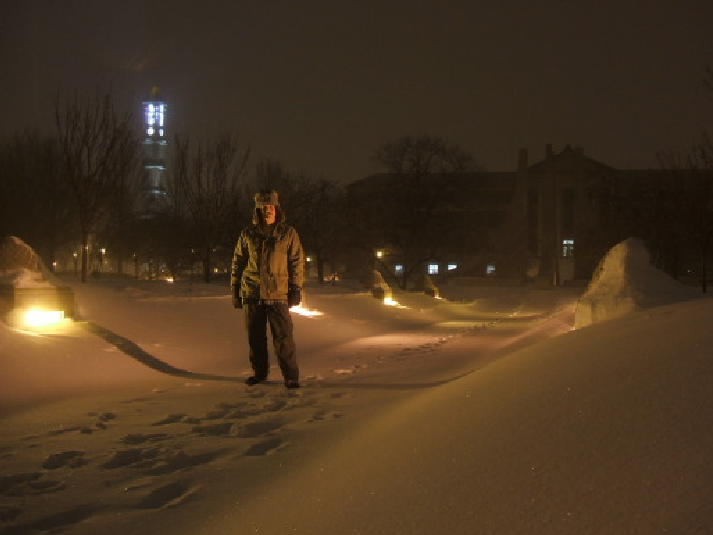
//> input picture snow.png, 713 x 535 px
$ ./main snow.png 4 778x1036   (built with g++ and OpenCV 4)
//> lines starting //> are read from the running program, lines starting //| are printed output that depends on the picture
/*
OpenCV (C++) Implemantation of "Image enhancement with the application of local and global enhancement methods for dark images" by
Singh et. al https://ieeexplore.ieee.org/document/8071892
This implementation includes parallel version which uses OpenMP
Author: Batuhan HANGÜN

Compilation:
g++ -g -Wall -o main main.cpp `pkg-config --cflags --libs opencv4` -fopenmp

Execution:
./main <imagename> [threads] [size]
./main snow.png 4 778x1036
*/

#include <opencv2/opencv.hpp>
#include <opencv2/core/core.hpp>
#include <opencv2/highgui/highgui.hpp>
#include <iostream>
#include <string>
#include <cstdlib>
#include <cstdio>
#include <unistd.h>
#include <new>
#include <chrono>
#include <omp.h>
#include <fstream>
#include <math.h>
#include <limits>
#include <sstream>

#define FILTERSIZE 5

/* Blurring Mask */
const int Filter[5][5] = {
	{1,4,6,4,1},
	{4,16,24,16,4},
	{6,24,36,24,6},
	{4,16,24,16,4},
	{1,4,6,4,1},
};
const int sumOfElementsInFilter = 256;


//Parallel Implementations(1st-OpenMP, 2nd-POSSIX Threads(tentative), 3rd-CUDA(tentative))
void rgbToHsvPar(cv::Mat inputImage, cv::Mat outputImage);
void imageBlurPar(cv::Mat inputImage, cv::Mat outputImage, const int Kernel[FILTERSIZE][FILTERSIZE]);
void subtractImagePar(cv::Mat inputImage1, cv::Mat inputImage2, cv::Mat outputImage);
void sharpenImagePar(cv::Mat inputImage1, cv::Mat inputImage2, cv::Mat outputImage);
void histogramCalcPar(const cv::Mat inputImage, unsigned int imHistogram[]);
void histogramEqualPar(const cv::Mat inputImage, cv::Mat outputImage, const unsigned int imHistogram[]);
void hsvToRgbPar(cv::Mat inputImage, cv::Mat outputImage);
std::string getexepath();
void histogramCalcAndEqualPar(const cv::Mat inputImage, cv::Mat outputImage);

// 解析尺寸字符串 (如 "778x1036")
bool parseSize(const std::string& sizeStr, int& width, int& height) {
    size_t xPos = sizeStr.find('x');
    if (xPos == std::string::npos) {
        return false;
    }

    try {
        width = std::stoi(sizeStr.substr(0, xPos));
        height = std::stoi(sizeStr.substr(xPos + 1));
        return true;
    } catch (const std::exception&) {
        return false;
    }
}

// 檢查圖像是否有效
bool isImageValid(const cv::Mat& image) {
    return !image.empty() && image.rows > 0 && image.cols > 0;
}

int main(int argc, char const *argv[])
{
    if (argc < 2) {
        std::cout << "Usage: ./main <imagename> [threads] [size]" << std::endl;
        std::cout << "Examples:" << std::endl;
        std::cout << "  ./main snow.png                  - Run with default threads (all) and original size" << std::endl;
        std::cout << "  ./main snow.png 4                - Run with 4 threads and original size" << std::endl;
        std::cout << "  ./main snow.png 4 778x1036       - Run with 4 threads and resize to 778x1036" << std::endl;
        exit(EXIT_FAILURE);
    }

    std::cout << "Current working directory: " << getexepath() << std::endl;

    // 解析執行緒數量參數
    int numthread = omp_get_max_threads(); // 預設使用最大執行緒數
    if (argc >= 3) {
        try {
            numthread = std::stoi(argv[2]);
            if (numthread <= 0) {
                numthread = omp_get_max_threads();
                std::cout << "Invalid thread count, using " << numthread << " threads." << std::endl;
            }
        } catch (const std::exception&) {
            std::cout << "Invalid thread count, using " << numthread << " threads." << std::endl;
        }
    }

    // 讀取原始圖像
    cv::Mat originalImage = cv::imread(argv[1], cv::IMREAD_UNCHANGED);
//> originalImage is the input picture: 535 rows x 713 cols, CV_8UC3; mean B, G, R 32.2, 53.1, 72.5

    // 檢查圖像是否正確讀取
    if (!isImageValid(originalImage)) {
        std::cerr << "Error: Could not read image " << argv[1] << std::endl;
        exit(EXIT_FAILURE);
    }

    // 解析大小參數並調整圖像大小（如果有指定）
    cv::Mat inputImage = originalImage;
    std::string sizeStr = "original";

    if (argc >= 4) {
        int width, height;
        if (parseSize(argv[3], width, height)) {
//> width = 778; height = 1036
            sizeStr = argv[3];
//> sizeStr = "778x1036"
            cv::resize(originalImage, inputImage, cv::Size(width, height));
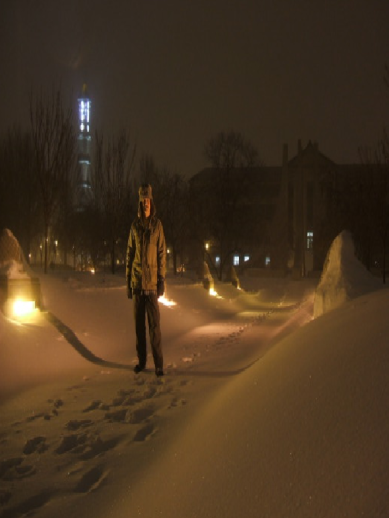
//> inputImage: 1036 rows x 778 cols, CV_8UC3 (shown at 1/2 size); mean B, G, R 32.1, 53, 72.4
            std::cout << "Resized input image to " << width << "x" << height << std::endl;
//| Resized input image to 778x1036
        } else {
            std::cout << "Invalid size format, using original size: "
                      << originalImage.cols << "x" << originalImage.rows << std::endl;
        }
    } else {
        std::cout << "Using original size: " << originalImage.cols << "x" << originalImage.rows << std::endl;
    }

    // 設置執行緒數量
    omp_set_num_threads(numthread);
    std::cout << "Using " << numthread << " threads." << std::endl;

    // 優化檔案名處理
    std::string filename = argv[1];
//> filename = "snow.png"
    size_t last_slash_pos = filename.find_last_of("/\\");
//> last_slash_pos = -1
    if (last_slash_pos != std::string::npos) {
        filename = filename.substr(last_slash_pos + 1);
    }

    size_t dot_pos = filename.find_last_of(".");
//> dot_pos = 4
    std::string basename = filename.substr(0, dot_pos);
//> basename = "snow"
    std::string extension = filename.substr(dot_pos);
//> extension = ".png"

    std::string sizemodifier = std::to_string(inputImage.rows) + "_" + std::to_string(inputImage.cols);
    std::string threadModifier = "_t" + std::to_string(numthread);
    std::string outimagename = basename + "_" + sizemodifier + threadModifier + extension;
//> outimagename = "snow_1036_778_t4.png"
    std::cout << "Output image file name: " << outimagename << std::endl;
//| Output image file name: snow_1036_778_t4.png

    // 創建CSV結果文件
    std::string resultpath = basename + "_" + sizeStr + "_threads" + std::to_string(numthread) + ".csv";
//> resultpath = "snow_778x1036_threads4.csv"
    std::ofstream outFile;
    outFile.open(resultpath);
    outFile << "Image,Size,Threads,RGBtoHSV,Image Blur,Image Subtraction,Image Sharpening,"
            << "Histogram Processing,HSVtoRGB,Total Time" << std::endl;

    // STEP 1 - COLORSPACE CONVERSION
    // Image was converted into HSV colorspace and V(Luminance component) channel of HSV image is used for local and global enhancement

    cv::Mat outputImage = inputImage.clone(); //Output image Parallel

    //Converting image from RGB to HSV colorspace
    cv::Mat inputImageHsv = inputImage.clone();

    auto start = std::chrono::high_resolution_clock::now();
    auto end = std::chrono::high_resolution_clock::now();
    auto timeEllap1 = (end - start);
    auto timeEllap2 = (end - start);
    auto timeEllap3 = (end - start);
    auto timeEllap4 = (end - start);
    auto timeEllap5 = (end - start);
    auto timeEllap6 = (end - start);
    auto timeEllap7 = (end - start);
    int numIter = 10; // 減少迭代次數，特別是對大圖像

    for(int i = 0; i < numIter; ++i){
        start = std::chrono::high_resolution_clock::now();
        rgbToHsvPar(inputImage, inputImageHsv);
        end = std::chrono::high_resolution_clock::now();
        timeEllap1 += (end - start);
    }
    timeEllap1 /= numIter;

    std::cout << "RGB to HSV Colorspace Conversion Processing Time for "  << inputImage.rows << " X " << inputImage.cols <<
    " image " << "by using " << numthread << " thread(s) " << "is " <<  std::chrono::duration <double, std::milli> (timeEllap1).count()
    << " ms..." << std::endl;

    //Splitting V channel for later use
    cv::Mat inputImageHsvChannels[3];
    cv::split(inputImageHsv, inputImageHsvChannels);

    cv::Mat inputImageH = inputImageHsvChannels[0];
    cv::Mat inputImageS = inputImageHsvChannels[1];
    cv::Mat inputImageV = inputImageHsvChannels[2];

    // STEP 2 - LOCAL ENHANCEMENT
    // 1.Blurring of the image
    // 2.Subtracting the blurred image from the original image to make the mask
    // 3.Adding mask to the original image(Sharpening the image)

    cv::Mat blurredImage = inputImageV.clone();
    cv::Mat imageMask = inputImageV.clone();

    cv::Mat sharpenedImage(inputImageV.rows, inputImageV.cols, CV_8UC1);

    for(int i = 0; i < numIter; ++i){
        start = std::chrono::high_resolution_clock::now();
        imageBlurPar(inputImageV, blurredImage, Filter);
        end = std::chrono::high_resolution_clock::now();
        timeEllap2 += (end - start);
    }
    timeEllap2 /= numIter;

    std::cout << "Image Blur Processing Time for "  << inputImage.rows << " X " << inputImage.cols <<
    " image " << "by using " << numthread << " thread(s) " << "is " <<  std::chrono::duration <double, std::milli> (timeEllap2).count()
    << " ms..." << std::endl;

    //Subtracting the Blurred Image from the Original Image

    for(int i = 0; i < numIter; ++i){
        start = std::chrono::high_resolution_clock::now();
        subtractImagePar(inputImageV, blurredImage, imageMask);
        end = std::chrono::high_resolution_clock::now();
        timeEllap3 += (end - start);
    }
    timeEllap3 /= numIter;

    std::cout << "Image Subtracting Processing Time for "  << inputImageV.rows << " X " << inputImageV.cols <<
    " image by using "  << numthread << " thread(s) " << "is " <<  std::chrono::duration <double, std::milli> (timeEllap3).count()  << " ms..." << std::endl;

    for(int i = 0; i < numIter; ++i){
        start = std::chrono::high_resolution_clock::now();
        sharpenImagePar(inputImageV, imageMask, sharpenedImage);
        end = std::chrono::high_resolution_clock::now();
        timeEllap4 += (end - start);
    }
//> this loop made 10 passes
//> pass 1, `sharpenImagePar(inputImageV, imageMask, sharpenedImage);`:
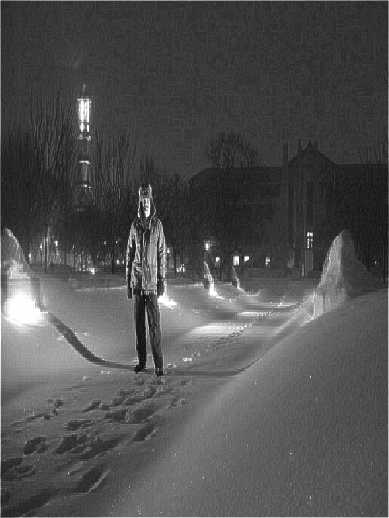
//> sharpenedImage: 1036 rows x 778 cols, CV_8UC1 (shown at 1/2 size); min 13, max 255, mean 79.6
    timeEllap4 /= numIter;

    std::cout << "Image Sharpening Processing Time for "  << inputImageV.rows << " X " << inputImageV.cols <<
    " image by using "  << numthread << " thread(s) " << "is " <<  std::chrono::duration <double, std::milli> (timeEllap4).count()  << " ms..." << std::endl;

    // STEP 3 - GLOBAL ENHANCEMENT
    // Histogram Calculation and Equalization (Combined)
    cv::Mat locallyEnhancedImage = sharpenedImage.clone();
    cv::Mat locallyEnhancedImageTemp = sharpenedImage.clone();//Temp val for time eval

    cv::Mat globallyEnhancedImage = locallyEnhancedImage.clone();
    cv::Mat globallyEnhancedImageTemp = locallyEnhancedImage.clone();//Temp val for time eval

    // 執行處理（單次，無計時）
    histogramCalcAndEqualPar(locallyEnhancedImage, globallyEnhancedImage);
//> after the loop in histogramCalcAndEqualPar, `for(int i=0; i<inputImage.rows; ++i)`: imHistogram = 256 values, max 21746 at index 51, min 0 at index 0, mean 3148.5
//> after the loop in histogramCalcAndEqualPar, `for(int i = 0; i < 256; ++i)`: cumDistFunc = 256 values, max 0.027 at index 51, min 0 at index 0, mean 0.00391
//> the loop in histogramCalcAndEqualPar, `for(int i = 0; i < 256; i++)` made 256 passes
//> sumProb on passes 1 to 3: 0, 0, 0
//> after the loop in histogramCalcAndEqualPar, `for(int i = 0; i < 256; i++)`: sumProb = 1; transFunc = 256 values from 0 to 254

    // 時間評估 - 合併的直方圖計算和均衡化
    auto timeEllapHistogram = (end - start); // 初始化為 0
    for(int i = 0; i < numIter; ++i){
        start = std::chrono::high_resolution_clock::now();
        histogramCalcAndEqualPar(locallyEnhancedImageTemp, globallyEnhancedImageTemp);
        end = std::chrono::high_resolution_clock::now();
        timeEllapHistogram += (end - start);
    }
    timeEllapHistogram /= numIter;

    std::cout << "Combined Histogram Calculation and Equalization Processing Time for "
             << inputImageV.rows << " X " << inputImageV.cols
             << " image by using " << numthread << " threads is "
             << std::chrono::duration<double, std::milli>(timeEllapHistogram).count()
             << " ms..." << std::endl;

    // 為了與原始程式碼保持相容性，我們需要保留原始的 timeEllap5 和 timeEllap6
    // 可以人為地將合併後的時間分配至這兩個變數
    // 分配比例可以是 50/50 或基於您的實驗結果設定其他比例

    // 假設將總時間的 50% 分配給 timeEllap5，另 50% 分配給 timeEllap6
    timeEllap5 = timeEllapHistogram / 2;
    timeEllap6 = timeEllapHistogram / 2;

    std::cout << "Estimated Histogram Calculation Time: "
             << std::chrono::duration<double, std::milli>(timeEllap5).count()
             << " ms" << std::endl;
    std::cout << "Estimated Histogram Equalization Time: "
             << std::chrono::duration<double, std::milli>(timeEllap6).count()
             << " ms" << std::endl;

    // Merging of enhanced H band and S, V bands
    cv::Mat channels[3] = {inputImageH, inputImageS, globallyEnhancedImage};
    cv::merge(channels, 3, outputImage);
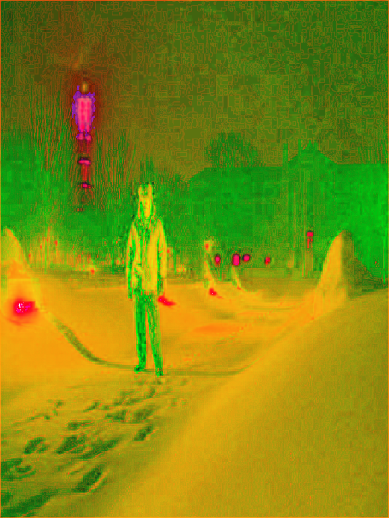
//> outputImage: 1036 rows x 778 cols, CV_8UC3 (shown at 1/2 size); mean B, G, R 15.7, 137, 128.3
    cv::Mat outputImageTemp = outputImage.clone();//Temp val for time eval

    //Creating results
    hsvToRgbPar(outputImage, outputImage);
//> the loop in hsvToRgbPar, `for(int i = 0; i < nRows; ++i)` made 1 pass
//> (imHval, imSval, imVval, C, X, m) on pass 1: (28, 0.553, 0.996, 0.551, 0.257, 0.445)
//> after the loop in hsvToRgbPar, `for(int i = 0; i < nRows; ++i)`: imHval = 28; imSval = 0.553; imVval = 0.996; C = 0.551; X = 0.257; m = 0.445; Rn = 254; Gn = 179; Bn = 113
    cv::imwrite(outimagename, outputImage);

    //Time Evaluation
    for(int i = 0; i < numIter; ++i){
        start = std::chrono::high_resolution_clock::now();
        hsvToRgbPar(outputImageTemp, outputImageTemp);
        end = std::chrono::high_resolution_clock::now();
        timeEllap7 += (end - start);
    }
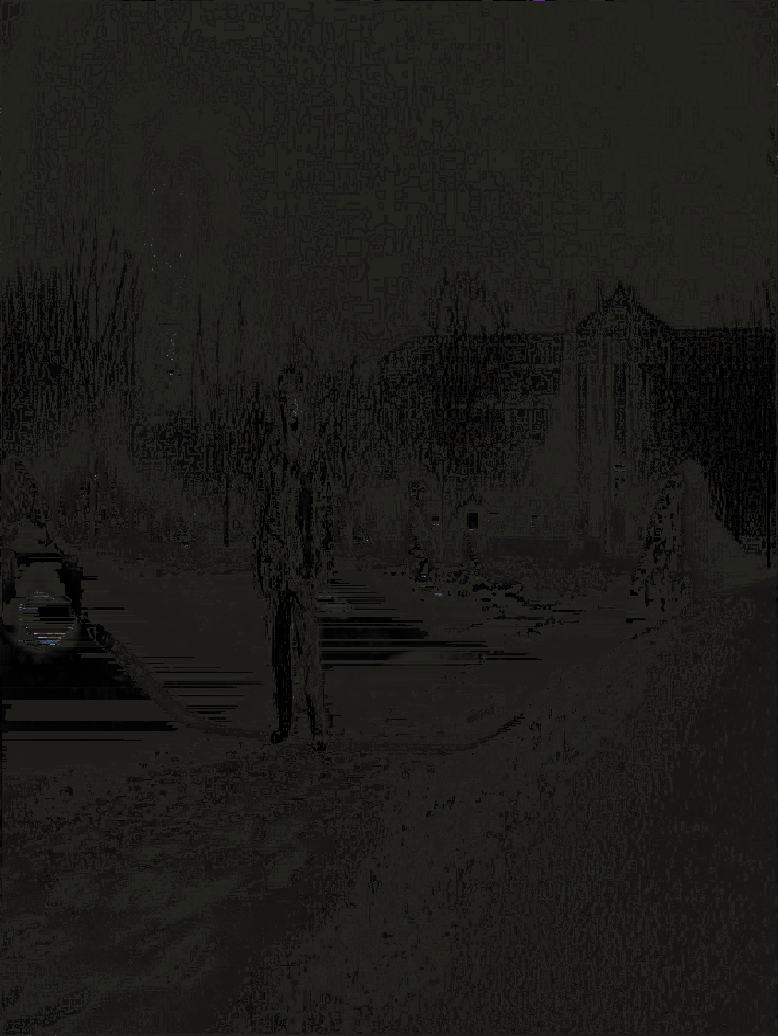
//> outputImageTemp: 1036 rows x 778 cols, CV_8UC3; mean B, G, R 24.3, 27.4, 27.9
    timeEllap7 /= numIter;

    std::cout << "HSV to RGB Colorspace Conversion Processing Time for "  << inputImageV.rows << " X " << inputImageV.cols <<
    " image by using " << numthread << " threads is "  <<  std::chrono::duration <double, std::milli> (timeEllap7).count()
    << " ms..." << std::endl;

    auto totalTime = timeEllap1 + timeEllap2 + timeEllap3 + timeEllap4 + timeEllapHistogram + timeEllap7;

    std::cout << "Total Processing Time for "  << inputImageV.rows << " X " << inputImageV.cols <<
    " image by using " << numthread << " threads is "  <<  std::chrono::duration <double, std::milli> (totalTime).count() << " ms..." << std::endl;

    auto t1 = std::chrono::duration <double, std::milli> (timeEllap1).count();
    auto t2 = std::chrono::duration <double, std::milli> (timeEllap2).count();
    auto t3 = std::chrono::duration <double, std::milli> (timeEllap3).count();
    auto t4 = std::chrono::duration <double, std::milli> (timeEllap4).count();
    auto t5 = std::chrono::duration <double, std::milli> (timeEllap5).count();
    auto t6 = std::chrono::duration <double, std::milli> (timeEllap6).count();
    auto t7 = std::chrono::duration <double, std::milli> (timeEllap7).count();
    auto t8 = std::chrono::duration <double, std::milli> (totalTime).count();

    // 寫入結果到CSV文件
    outFile << basename << ","
           << inputImage.cols << "x" << inputImage.rows << ","
           << numthread << ","
           << t1 << ","
           << t2 << ","
           << t3 << ","
           << t4 << ","
           << std::chrono::duration <double, std::milli> (timeEllapHistogram).count() << ","
           << t7 << ","
           << t8 << std::endl;

    outFile.close();

    return 0;
}

// 保持原始實現函數不變
void rgbToHsvPar(cv::Mat inputImage, cv::Mat outputImage)
{
    // 原始代碼，未更改
	double redSc = 0, greenSc = 0, blueSc = 0; //Scaled R, G, B values of current pixel
	double h = 0, s = 0, v = 0; //R, G, B values of current pixel
	double cmin = 0, cmax = 0; //Min and max dummy variables
	double delta = 0; //Difference between min and max

	int nRows = inputImage.rows;
	int nCols = inputImage.cols;

	#pragma omp parallel for shared(inputImage, outputImage, nRows, nCols) private(h, s, v, redSc, greenSc, blueSc, cmin, cmax, delta)
	for(int i = 0; i < nRows; ++i){
		for(int j = 0; j < nCols; ++j){
			redSc = inputImage.at<cv::Vec3b>(i,j)[2] / 255.;
			greenSc = inputImage.at<cv::Vec3b>(i,j)[1] / 255.;
			blueSc = inputImage.at<cv::Vec3b>(i,j)[0] / 255.;

			cmin = std::min(std::min(redSc, greenSc), blueSc);
			cmax =  std::max(std::max(redSc, greenSc), blueSc);
			delta = cmax - cmin;
			if(!delta){
				h = 0.;
				s = 0.;
				v = cmax * 255.;
			}
			else{
				if(cmax == redSc)
				h = 60. * ((greenSc - blueSc)/delta);

				if(cmax == greenSc)
				h = 120 + (60. * (((blueSc - redSc)/delta)));

				if(cmax == blueSc)
				h = 240 + (60. * (((redSc - greenSc)/delta)));

				if(h < 0)
				h += 360;

				h = (h/2);
				v = cmax* 255.;
				s = ((cmax==0)?0:((delta/cmax)*255.));

				outputImage.at<cv::Vec3b>(i,j)[0] = h;
				outputImage.at<cv::Vec3b>(i,j)[1] = s;
				outputImage.at<cv::Vec3b>(i,j)[2] = v;
			}
		}
	}
}

void imageBlurPar(cv::Mat inputImage, cv::Mat outputImage, const int Kernel[FILTERSIZE][FILTERSIZE])
{
    // 原始代碼，未更改
	int curIntens = 0;
	int finalIntens = 0;

	#pragma omp parallel for shared(inputImage, outputImage, Filter) private (curIntens, finalIntens)
	for(int i = 0; i < inputImage.rows; i++)
	{
		for(int j = 0; j < inputImage.cols; j++)
		{
			for(int k = -2; k <= 2; k++)
			{
				if(i+k < 0 || i+k> (inputImage.rows-1))
				continue;

				for(int l = -2; l <= 2; l++)
				{
					if(j+l < 0 || j+l > (inputImage.cols-1))
					continue;

					curIntens = inputImage.at<uchar>(i+k, j+l) * Filter[k+2][l+2];
					finalIntens += curIntens;
				}
			}
			outputImage.at<uchar>(i, j) = finalIntens / sumOfElementsInFilter;
			finalIntens = 0;
		}
	}
}

void subtractImagePar(cv::Mat inputImage1, cv::Mat inputImage2, cv::Mat outputImage)
{
    // 原始代碼，未更改
	int iVal = 0;
	#pragma omp parallel for shared(inputImage1, inputImage2, outputImage) private (iVal)
	for(int i = 0; i < inputImage1.rows; ++i)
	{
		for(int j = 0; j < inputImage1.cols; ++j)
		{
			iVal = cv::saturate_cast<uchar>(inputImage1.at<uchar>(i,j) - inputImage2.at<uchar>(i,j));

			if(iVal < 0){
				outputImage.at<uchar>(i,j) = 0;
			}
			else{
				outputImage.at<uchar>(i,j) = iVal;
			}
		}
	}
}

void sharpenImagePar(cv::Mat inputImage1, cv::Mat inputImage2, cv::Mat outputImage)
{
    // 原始代碼，未更改
	int nchannels = inputImage1.channels();
	int nRows = inputImage1.rows;
	int nCols = inputImage1.cols*nchannels;
	double weight = 10.0;

	if (inputImage1.isContinuous())
	{
		nCols *= nRows;
		nRows = 1;
	}

	uchar* p;
	uchar* q;
	uchar* t;

	for(int i = 0; i < nRows; ++i){
		p = inputImage1.ptr<uchar>(i);
		q = inputImage2.ptr<uchar>(i);
		t = outputImage.ptr<uchar>(i);

		#pragma omp parallel for shared(inputImage1, inputImage2, outputImage, weight)
		for(int j = 0; j < nCols; ++j){
			t[j] = cv::saturate_cast<uchar>(p[j] + (weight * q[j]));
		}
	}
}

// [42 lines left out: functions histogramCalcPar, histogramEqualPar, not called in this run]

void hsvToRgbPar(cv::Mat inputImage, cv::Mat outputImage)
{
    // 原始代碼，未更改
	int channels = inputImage.channels();
	int nRows = inputImage.rows;
	int nCols = inputImage.cols*channels;
	uchar* p;
	uchar* q;

	if (inputImage.isContinuous())
	{
		nCols *= nRows;
		nRows = 1;
	}

	double imHval = 0.0, imSval = 0.0, imVval = 0.0;
	double C = 0.0, X = 0.0, m = 0.0, Rs = 0.0, Gs = 0.0, Bs = 0.0;
	int Rn = 0, Gn = 0, Bn = 0;

	for(int i = 0; i < nRows; ++i){
		p = inputImage.ptr<uchar>(i);
		q = outputImage.ptr<uchar>(i);
		#pragma omp parallel for shared(inputImage, outputImage, nRows, nCols) private(imHval, imSval, imVval, C, X, m ,Rs, Gs, Bs, Rn, Gn, Bn)
		for(int j = 0; j < nCols; j = j +3){
			imHval = p[j] * 2.0;          //  0 <= H <= 255 --> 0 <= H < 360
			imSval = p[j+1] / 255.0;       // 0 <= S <= 255 ---> 0 <= S <= 1
			imVval = p[j+2] / 255.0;      //  0 <= V <= 255 ---> 0 <= V <= 1

			C = imSval * imVval;
			X = C * (1 - abs(fmod(imHval / 60, 2)-1));
			m = imVval - C;

			if(imHval >= 0 && imHval < 60) {
				Rs = C;
				Gs = X;
				Bs = 0.0;
			}
			else if(imHval >= 60 && imHval < 120) {
				Rs = X;
				Gs = C;
				Bs = 0.0;
			}
			else if(imHval >= 120 && imHval< 180) {
				Rs = 0.0;
				Gs = C;
				Bs = X;
			}
			else if(imHval >= 180 && imHval < 240) {
				Rs = 0.0;
				Gs = X;
				Bs = C;
			}
			else if(imHval >= 240 && imHval < 300) {
				Rs = X;
				Gs = 0.0;
				Bs = C;
			}
			else if(imHval >= 300 && imHval < 360) {
				Rs = C;
				Gs = 0.0;
				Bs = X;
			}

			Rn = (Rs + m) * 255;
			Gn = (Gs + m) * 255;
			Bn = (Bs + m) * 255;

			Rn = static_cast<int>(Rn);
			Gn = static_cast<int>(Gn);
			Bn = static_cast<int>(Bn);

			q[j+2] = Rn; //R
			q[j+1] = Gn; //G
			q[j]   = Bn; //B
		}
	}
}

std::string getexepath()
{
	char result[ PATH_MAX ];
	ssize_t count = readlink( "/proc/self/exe", result, PATH_MAX );
	return std::string( result, (count > 0) ? count : 0 );
}

// 新合併的直方圖計算和均衡化函數
void histogramCalcAndEqualPar(const cv::Mat inputImage, cv::Mat outputImage)
{
    int numTotalPixels = inputImage.rows * inputImage.cols;
    unsigned int imHistogram[256] = {0};

    // 1. 計算直方圖
    #pragma omp parallel for reduction(+: imHistogram[:256])
    for(int i=0; i<inputImage.rows; ++i){
        for(int j=0; j<inputImage.cols; ++j){
            imHistogram[inputImage.at<uchar>(i,j)] += 1;
        }
    }

    // 2. 計算每個灰階值的機率密度
    double cumDistFunc[256] = {.0};
    #pragma omp parallel for
    for(int i = 0; i < 256; ++i){
        cumDistFunc[i] = static_cast<double>(imHistogram[i])/static_cast<double>(numTotalPixels);
    }

    // 3. 建立轉換函數
    int transFunc[256] = {0};
    double sumProb = 0.0;

    #pragma omp parallel for reduction(+: sumProb)
    for(int i = 0; i < 256; i++){
        sumProb = 0.0;
        for(int j = 0; j <= i; j++){
            sumProb += cumDistFunc[j];
        }
        transFunc[i] = 255 * sumProb;
    }

    // 4. 應用轉換函數到輸出影像
    #pragma omp parallel for shared(outputImage)
    for(int i = 0; i < inputImage.rows; i++){
        for(int j = 0; j < inputImage.cols; j++){
            outputImage.at<uchar>(i,j) = transFunc[inputImage.at<uchar>(i,j)];
        }
    }
}
